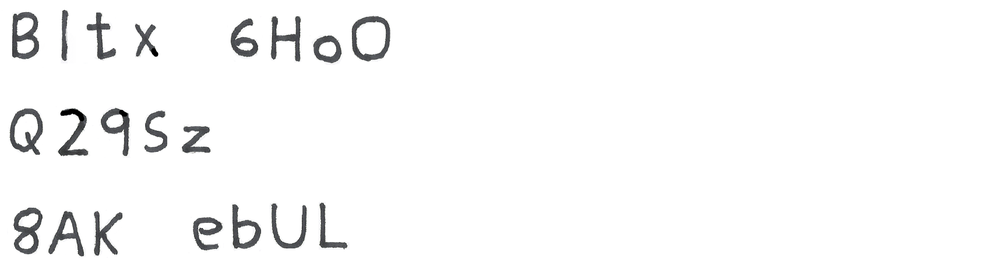
%> input picture Code/Identity/Hand_test.png, 1000 x 274 px, shrunk from 1716 x 471 before the run
$ octave --eval "result = edu_imgpreprocess(imread('Hand_test.png'));"   (GNU Octave 9; MATLAB toolbox functions it lacks are replaced by stand-ins)
%> lines starting %> are read from the running program, lines starting %| are printed output that depends on the picture; in (x1, y1, x2, y2) boxes, pixels count from 0 and x2, y2 are one past the last pixel; in counts of white or black regions, pixels touching at a corner belong together; the program's own positions count from 1
function [img ,num, space]= edu_imgpreprocess(I)

Igray = rgb2gray(I);

Ibw = im2bw(Igray,graythresh(Igray));
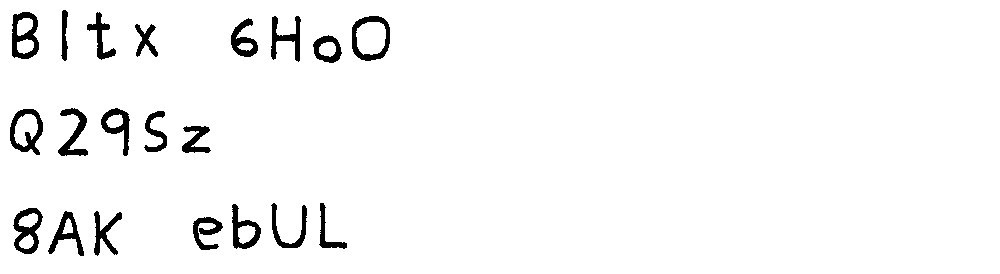
%> Ibw: size 274x1000 logical; 96.4% white; 20 black regions, largest, box (x1, y1, x2, y2) and area: (12, 12, 39, 59) 682, (13, 208, 43, 254) 647, (352, 16, 390, 61) 630

Iedge = edge(uint8(Ibw));
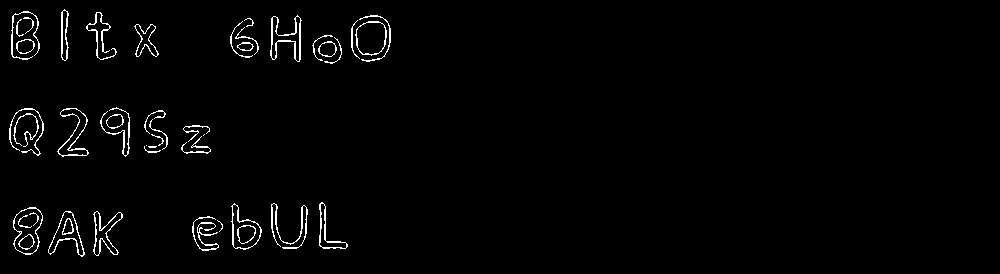
%> Iedge: size 274x1000 logical; 1.8% white in thin lines or dots, all inside (x1, y1, x2, y2) = (9, 9, 391, 257)

se = strel('square',3);

Iedge2 = imdilate(Iedge, se);
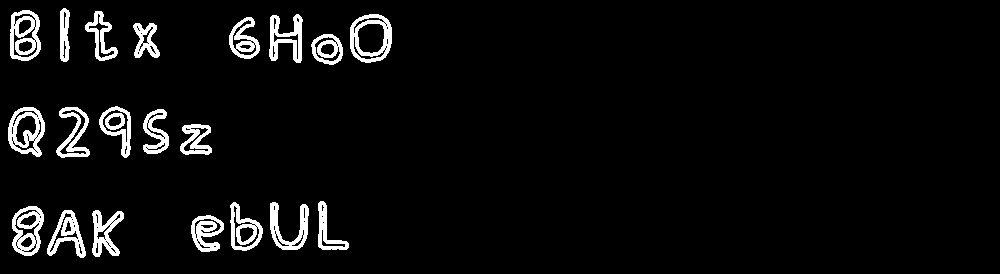
%> Iedge2: size 274x1000 logical; 5.1% white; 21 white regions, largest, box (x1, y1, x2, y2) and area: (350, 14, 392, 63) 932, (8, 107, 45, 157) 929, (10, 10, 41, 61) 905

Ifill = imfill(Iedge2,'holes');
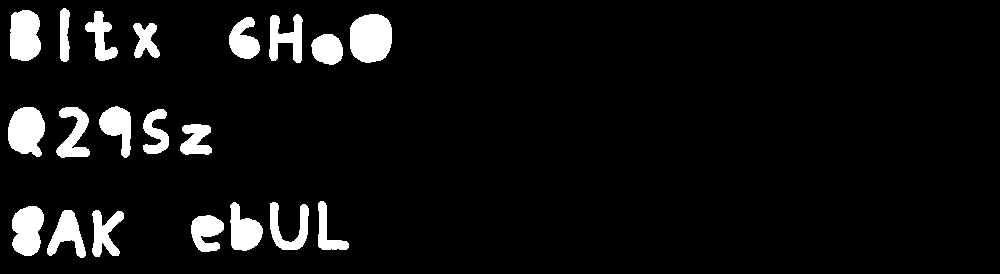
%> Ifill: size 274x1000 logical; 6.8% white; 20 white regions

[Ilabel num] = bwlabel(Ifill);
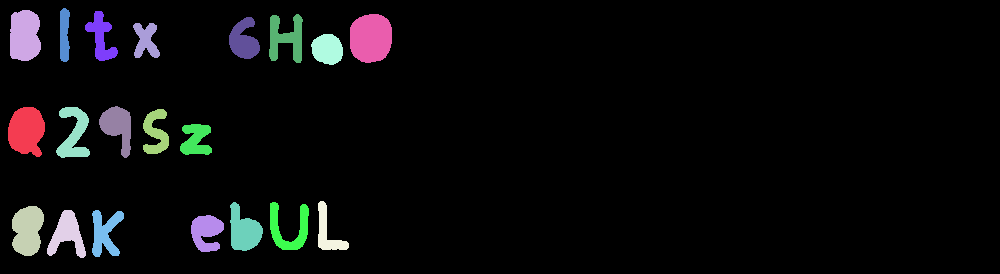
%> Ilabel: size 274x1000 double; 21 distinct labels, from 0 to 20; one colour per label, 0 black
%> num = 20

Iprops = regionprops(Ilabel);
%> Iprops = 20 regions; largest, box (x1, y1, x2, y2), Area and Centroid: (350, 14, 392, 63) 1732 [371.4 38.7], (8, 107, 45, 157) 1422 [27 131.5], (10, 10, 41, 61) 1359 [25.2 36.3], (12, 206, 44, 256) 1258 [28.2 230.9], (230, 202, 263, 251) 1028 [244.5 231.3]

Ibox = [Iprops.BoundingBox];
%> Ibox = 80 values, max 350.5 at index 77, min 8.5 at index 1, mean 85.01
Ibox = reshape(Ibox,[4 num]);
%> Ibox = 20 columns, first 8: [8.5 10.5 12.5 47.5 56.5 60.5 85.5 92.5; 107.5 10.5 206.5 210.5 107.5 8.5 11.5 210.5; 37 31 32 39 34 10 33 32; 50 51 50 48 51 54 50 47]

Ic = [Iprops.Centroid];
%> Ic = 40 values, max 371.4 at index 39, min 25.21 at index 3, mean 150.6
Ic = reshape(Ic,[2 num]);
%> Ic = 20 columns, first 8: [26.99 25.21 28.16 67.84 74.62 64.98 101.7 105.6; 131.5 36.3 230.9 234.9 134.7 35.54 37.69 233.8]
Ic = Ic';
%> Ic = 20 rows, first 12: [26.99 131.5; 25.21 36.3; 28.16 230.9; 67.84 234.9; 74.62 134.7; 64.98 35.54; 101.7 37.69; 105.6 233.8; 118.4 127.1; 146.5 41.03; 156.3 133.2; 196.4 140.4]
Ic(:,3) = (mean(Ic.^2,2)).^(1/2);
Ic(:,4) = 1:num;

% Extra lines compare to example2 to extract all the components into an
% cell array
Ic2 = sortrows(Ic,2);
%> Ic2 = 20 rows, first 8: [64.98 35.54 52.37 6; 25.21 36.3 31.25 2; 101.7 37.69 76.72 7; 286.7 38.68 204.6 16; 371.4 38.68 264 20; 244.4 40.81 175.2 14; 146.5 41.03 107.5 10; 328 49.87 234.6 18]

for cnt = 1:10
    Ic2((cnt-1)*(num/10)+1:cnt*(num/10),:) = sortrows(Ic2((cnt-1)*(num/10)+1:cnt*(num/10),:),4);
end
%> after the loop, Ic2 = 20 rows, first 8: [25.21 36.3 31.25 2; 64.98 35.54 52.37 6; 101.7 37.69 76.72 7; 286.7 38.68 204.6 16; 244.4 40.81 175.2 14; 371.4 38.68 264 20; 146.5 41.03 107.5 10; 328 49.87 234.6 18]

space=Ic2((num/10),1)-Ic2(1,1);
%> space = 39.77
space=space/((num/10)-1);

Ic3 = Ic2(:,1:2);
%> Ic3 = 20 rows, first 12: [25.21 36.3; 64.98 35.54; 101.7 37.69; 286.7 38.68; 244.4 40.81; 371.4 38.68; 146.5 41.03; 328 49.87; 26.99 131.5; 118.4 127.1; 74.62 134.7; 156.3 133.2]
ind = Ic2(:,4);
%> ind = 20 values, max 20 at index 6, min 1 at index 9, mean 10.5

for cnt = 1:num
    img{cnt} = imcrop(Ibw,Ibox(:,ind(cnt))); %Ibw OR Ifill
end
%> this loop made 20 passes
%> after the loop, img = 20 items
